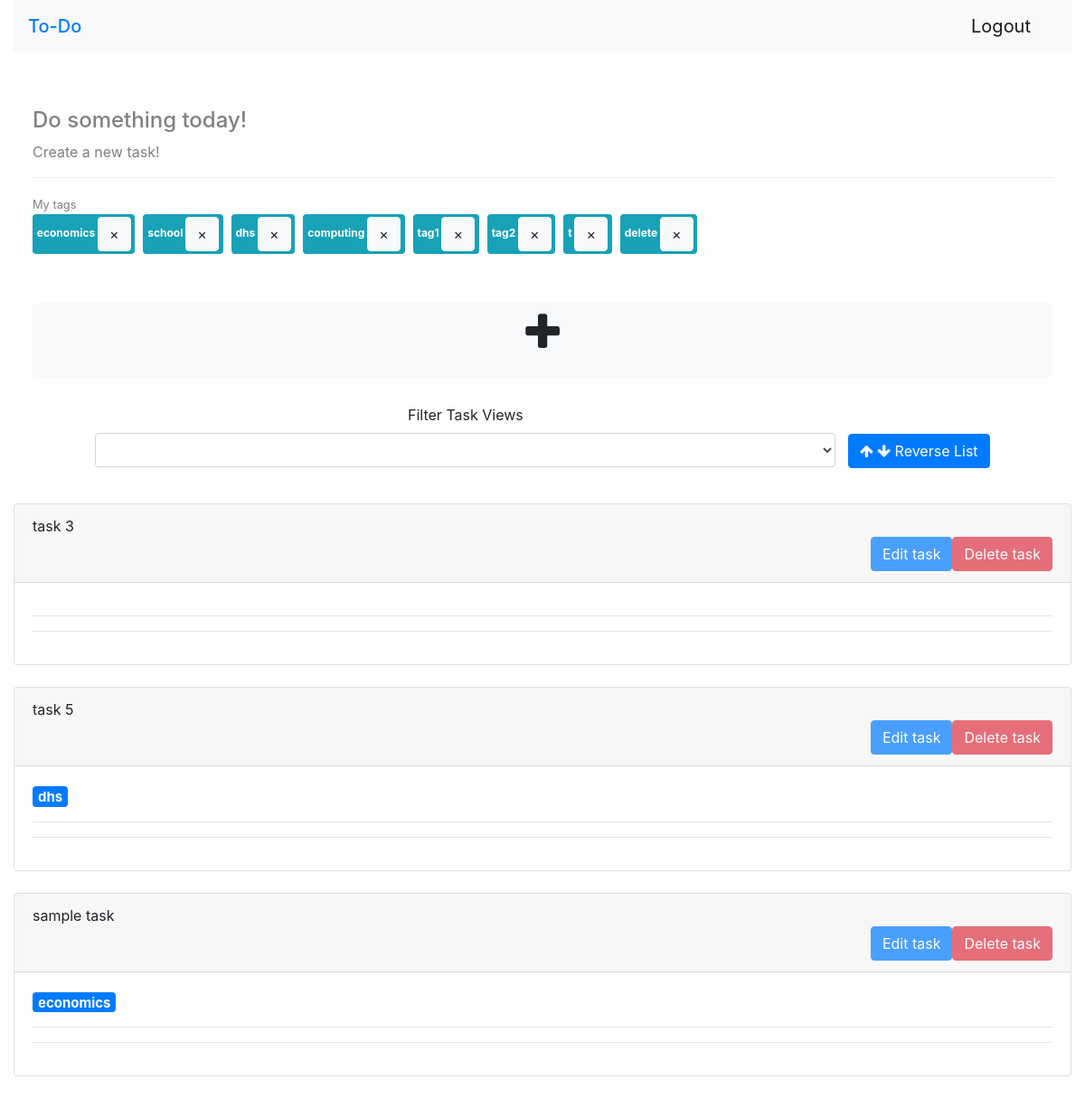
/todo (signed in), run on the app's committed database.
### app.py (models this page shows)
class Tags (db.Model):
    id = db.Column(db.Integer, primary_key=True)
    tag = db.Column(db.String(100))
    user_id = db.Column(db.Integer, db.ForeignKey("user.id"))

class ToDo (db.Model):
    id = db.Column(db.Integer, primary_key=True)
    title = db.Column(db.String(255), index=True)
    tag = db.Column(db.String(100), index=True)
    body = db.Column(db.Text)
    start_date = db.Column(db.DateTime)
    due_date = db.Column(db.DateTime, index=True)
    completed = db.Column(db.Boolean, default=False, index=True)
    user_id = db.Column(db.Integer, db.ForeignKey("user.id"))

### app.py (the view, shortened to what this page needs)
@app.route("/todo", methods=["GET", "POST"])
def todo():
    if not current_user.is_authenticated:
        return redirect(url_for("index"))
    user_todos = []
    if (session and "filter_views" in session and
        session["filter_views"] != "filter_date_added"):
        filter_view = session["filter_views"]
        user_todos = current_user.todo_items.all()
        if filter_view == "filter_due_date":
            todos_dated = []
            todos_dated_dict = {}
            todos_dated_counter = 0
            todos_undated = []
            for todo in user_todos:
                if todo.due_date:
                    todos_dated.append((todo.due_date, todos_dated_counter))
                    todos_dated_dict[todos_dated_counter] = todo
                    todos_dated_counter += 1
                else:
                    todos_undated.append(todo)
            todos_dated.sort()
            user_todos = []
            for todo in todos_dated:
                user_todos.append(todos_dated_dict[todo[1]])
            for todo in todos_undated:
                user_todos.append(todo)
        else:
            todos_tag = []
            todos_tag_counter = 0
            todos_tag_dict = {}
            for todo in user_todos:
                todos_tag.append((todo.tag.count(","), todos_tag_counter))
                todos_tag_dict[todos_tag_counter] = todo
                todos_tag_counter += 1
            todos_tag.sort()
            user_todos = []
            for todo in todos_tag:
                user_todos.append(todos_tag_dict[todo[1]])
    else:
        user_todos = current_user.todo_items.all()
    todos = []
    for user_todo in user_todos:
        start_date = user_todo.start_date
        due_date = user_todo.due_date
        days_left = ""
        if start_date:
            start_date = start_date.strftime("%d/%m/%Y")
        if due_date:
            due_date = due_date.strftime("%d/%m/%Y")
        todo_tag = []
        if len(user_todo.tag) > 0:
            todo_tag = user_todo.tag.split(",")
            count = todo_tag.count("")
            for x in range(count):
                todo_tag.remove("")
        todos.append({"Title": user_todo.title, "Body": user_todo.body,
                      "Tag": todo_tag, "Start date": start_date,
                      "Due date": due_date, "Days left": days_left,
                      "id": user_todo.id})
    user_tags = current_user.tag_items.all()
    tags = []
    for user_tag in user_tags:
        tags.append(user_tag.tag)
    if session and "filter_views" in session:
        filter_view = session["filter_views"]
        session.pop("filter_views")
        if filter_view == "filter_date_added":
            filter_view = "Sort by date added"
        elif filter_view == "filter_due_date":
            filter_view = "Sort by due date"
        else:
            filter_view = "Sort by number of tags"
    else:
        filter_view = ""
    return render_template("todo.html", todos=todos, todos_json=json.dumps(todos), tags=tags, filter_view=filter_view)

### app.py (called while the page is built)
@login.user_loader
def load_user(id):
    return User.query.get(int(id))

### templates/todo.html (shortened to what this page needs)
{% extends "template.html" %}
{% block content %}
<div class="alert alert-light" role="alert">
    <h4 class="alert-heading">Do something today!</h4>
    <p>
        Create a new task!
    </p>
    <hr/>
    {% if tags %}
        <small>My tags</small><br>
        {% for tag in tags %}
            <div style="display:inline">
                <span class="badge badge-info"><div style="display:inline">{{tag}}</div>
                    <button class='btn btn-small btn-light tag' onclick="clear_tag(this)">&times</button>
                </span>&nbsp
            </div>
        {% endfor %}
        <br/><br/>
    {% endif %}
    <form method="post"><input type="submit" id="delete_tag" name="delete_tag" value="" style="visibility:hidden;"/></form>
    <p class="mb-0">
        <button type="button" id="add_task" class="btn btn-light btn-lg btn-block"
                data-toggle="modal" data-target="#add_task_modal">
            <i class="fa fa-plus" style="font-size:48px;"></i
        </button>
    </p>
</div>
{% include "todo_page/filter_task_views.html" %}
<br/>
{% include "todo_page/display_task.html" %}
{% endblock content %}

### templates/template.html (shortened to what this page needs)
<!DOCTYPE html>
<html lang="en">
<head>
    <link rel="stylesheet" href="https://cdnjs.cloudflare.com/ajax/libs/font-awesome/4.7.0/css/font-awesome.min.css">
    <link rel="stylesheet" href="https://stackpath.bootstrapcdn.com/bootstrap/4.3.1/css/bootstrap.min.css">
</head>
<body>
    <div class="container-fluid">
        <nav class="navbar navbar-light bg-light">
            <span class="navbar-brand mb-0 h1"><a href="/" style="text-decoration:none;">To-Do</a></span>
            <ul class="nav justify-content-end">
                <li class="nav-item" style="visibility:hidden;" id="logout_button">
                    <form method="post"><button type="submit" name="logout" class="btn navbar-brand mb-0 h1">Logout</button></form>
                </li>
            </ul>
        </nav>
        <br/><br/>
        {% block content %}
        {% endblock content %}
    </div>
</body>
</html>

### templates/todo_page/filter_task_views.html (shortened to what this page needs)
<center>
  <div style="display:inline-block; width:70%;">
    <form id="filter_form" method="post" onchange="handle_filter();">
      <div class="form-group">
        <label for="filter_views">Filter Task Views</label>
        <select class="form-control" name="filter_views" id="filter_views">
          <option>{{filter_view}}</option>
          <option value="filter_date_added">Sort by date added</option>
        </select>
      </div>
    </form>
  </div>
    <button name="reverse_filter" onclick="filter_reverse();" class="btn btn-primary" style="display:inline-block">
      <i class="fa fa-arrow-up" aria-hidden="true"></i>
      <i class="fa fa-arrow-down" aria-hidden="true"></i>
      Reverse List
    </button>
</center>

### templates/todo_page/display_task.html (shortened to what this page needs)
<div id="todo_list">
  {% for todo in todos %}
    <div class="card">
        <div class="card-header">
            {{todo["Title"]}}
                {% with delete_modal_id="delete_task_"+(todo['id']|string) %}
                  <div class="delete_task_panel">
                    {% set delete_modal_target="#"+delete_modal_id %}
                    {% set id=todo["id"] %}
                    <button type="button" style="float:right; opacity:70%;"
                            class="btn btn-danger" data-toggle="modal" name={{delete_modal_id}}
                            value={{id}} data-target={{delete_modal_target}} onclick="event.preventDefault();return false;">
                        Delete task
                    </button>
                  </div>
                {% endwith %}
                <button type="button" style="float:right; opacity:70%;"
                        class="btn btn-primary" data-toggle="modal" data-target="#edit_task_modal">
                    Edit task
                </button>
        </div>
        <div class="card-body">
            <h5 class="card-title">
                {% for tag in todo["Tag"] %}
                    <span class="badge badge-primary">{{tag}}</span>
                {% endfor %}
            </h5>
            <hr/>
            <hr/>
         </div>
    </div>
    <br/>
  {% endfor %}
</div>

### data on the page
Tags: tag "economics"
Tags: tag "school"
Tags: tag "dhs"
Tags: tag "computing"
Tags: tag "tag1"
Tags: tag "tag2"
Tags: tag "delete"
ToDo: Title "task 3", {{ id }} 19 (drawn)
ToDo: Title "task 5", {{ id }} 20 (drawn), tag "dhs"
ToDo: Title "sample task", {{ id }} 21 (drawn), tag "economics"

### other printed values
{{ tag }} "t"
